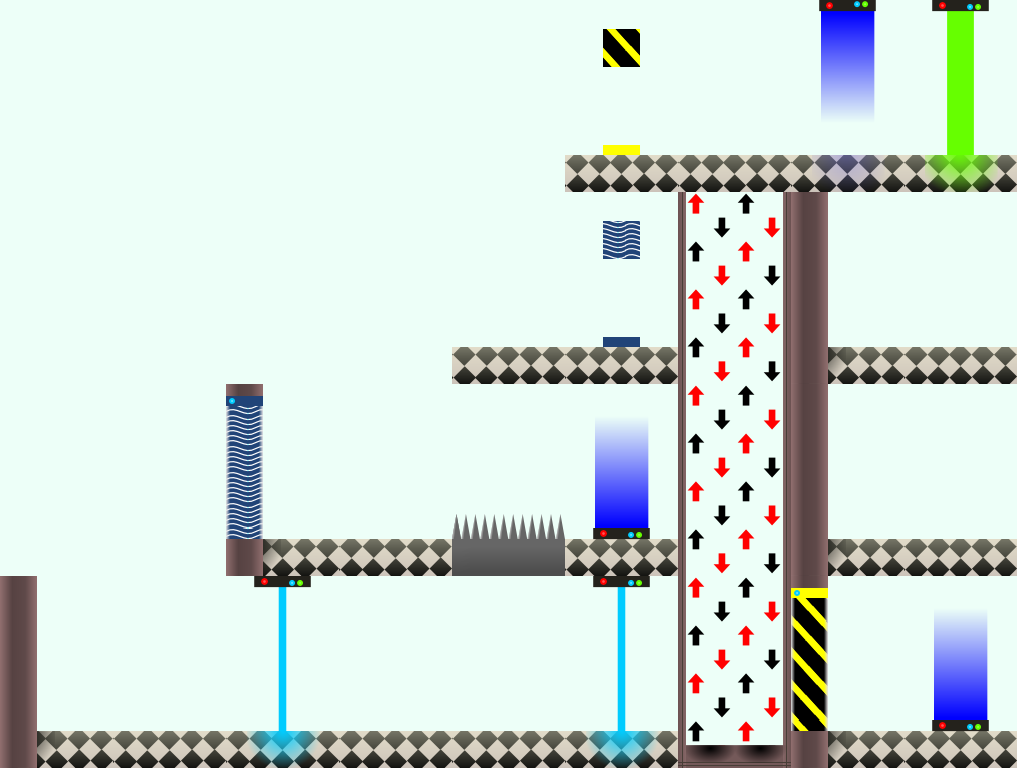

This game map was drawn from its Tiled (.tmx) file and the tilesets committed beside it. A one-line description and the trimmed map source follow:
An orthogonal 9x4 tile map with 113x192 px tiles, 1 tile layer (Tile Layer 1).

<map version="1.0" orientation="orthogonal" renderorder="right-down" width="9" height="4" tilewidth="113" tileheight="192" backgroundcolor="#aaffff" nextobjectid="2">
 <properties>
  <property name="Timelimit" value="300" />
 </properties>
 <tileset firstgid="1" source="Tileset.tsx" />
 <layer name="Tile Layer 1" width="9" height="4">
  <data>[36 cells, 36 non-empty, 14 distinct tile ids]</data>
 </layer>
</map>
